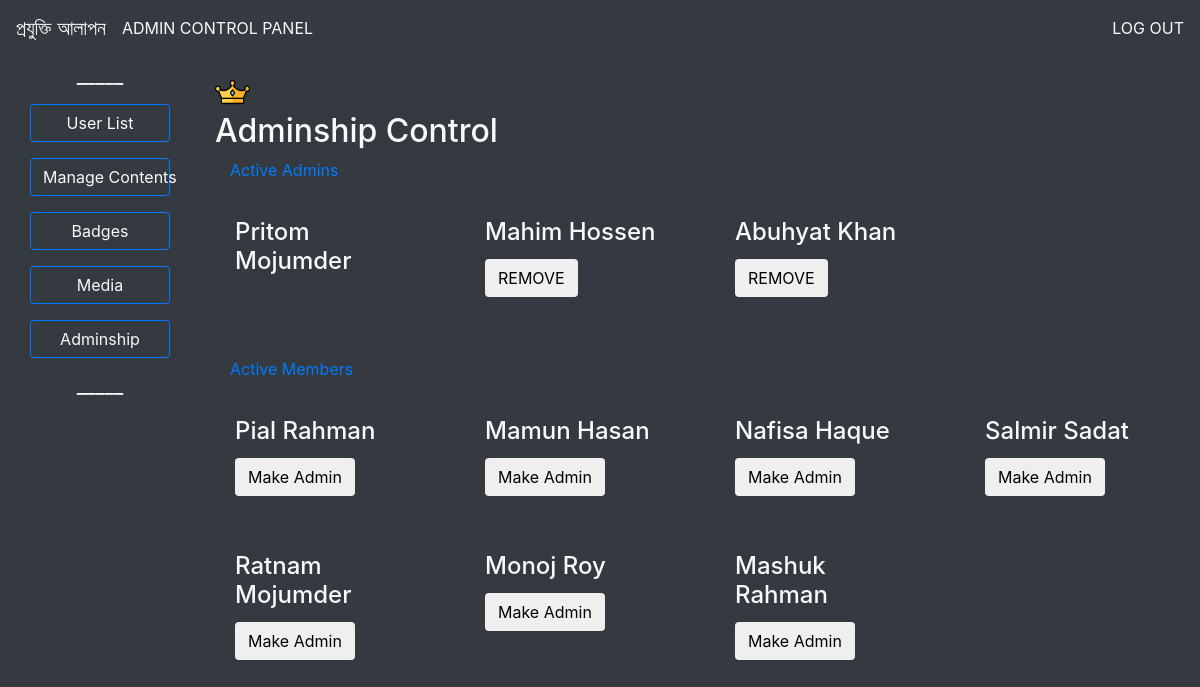
Screenshot of /project/admin_adminship.php (signed in) with the database file from the repository.
### tables this page shows
CREATE TABLE `user_list` (
  `id` int(11) NOT NULL,
  `username` varchar(30) NOT NULL,
  `firstname` varchar(30) NOT NULL,
  `lastname` varchar(30) NOT NULL,
  `password` varchar(44) NOT NULL,
  `email` varchar(255) NOT NULL,
  `state` int(1) NOT NULL,
  `admin` int(1) NOT NULL
);

### project/admin_adminship.php (the view, shortened to what this page needs)
<!DOCTYPE html>
<html>
<head>
	<link rel="stylesheet" href="bootstrap-4.0.0\dist\css\bootstrap.css">
    <link rel="stylesheet" href="effect.css">
</head>
<body class="bg-dark">
    <nav class="navbar navbar-expand-sm bg-dark navbar-dark">
        <a class="navbar-brand" href="index.php">প্রযুক্তি আলাপন</a>
        <a class="nav nav-item text-light" href="admin.php">ADMIN CONTROL PANEL</a>
        <a class="nav nav-item ml-auto text-light" href="includes/logout.inc.php">LOG OUT</a>
    </nav>
    <div class="container-fluid">
        <div class="row">
            <?php include_once 'admin_sidebar.php';?>
            <div class="col py-3">
                <img class="img-fluid" src="res/admin.png" style="height:40px;width:35px;">
                <p class="h2 text-light">Adminship Control</p>
                <p class="text-primary container-fluid">Active Admins</p>
                <div class="row">
                 <?php
                        include_once "includes/connect_db.php";
                        $sql1 = "select * from user_list where admin=1;";
                        $res = mysqli_query($conn,$sql1);
                        while($row = mysqli_fetch_assoc($res)){
                            $name = $row['firstname']." ".$row['lastname'];
                            $id = $row['id'];
                            if($id!=1){
                                echo "<div class='col-sm-3 glow1'>
                                <div class='card-body'>
                                    <h4 class='card-title text-light'>$name</h4>
                                    <form class='form-group' action='includes/adminship.inc.php' method='get'>
                                        <button class='btn' name='admin_op_remove' value=$id>REMOVE</button>
                                    </form>
                                </div>
                            </div>";
                            }
                            else{
                                echo "<div class='col-sm-3 glow1'>
                                <div class='card-body'>
                                    <h4 class='card-title text-light'>$name</h4>
                                </div>
                            </div>";
                            }
                        }
                ?>
                </div>
                <br>
                <p class="text-primary container-fluid">Active Members</p>
                <div class="row">
                 <?php
                        include_once "includes/connect_db.php";
                        $sql1 = "select * from user_list where state=1;";
                        $res = mysqli_query($conn,$sql1);
                        while($row = mysqli_fetch_assoc($res)){
                            $name = $row['firstname']." ".$row['lastname'];
                            $isAdmin = $row['admin'];
                            $id = $row['id'];
                            if($isAdmin!=1){
                                echo "<div class='col-sm-3 glow2'>
                                <div class='card-body'>
                                    <h4 class='card-title text-light'>$name</h4>
                                    <form class='form-group' action='includes/adminship.inc.php' method='get'>
                                        <button class='btn' name='admin_op_make' value=$id>Make Admin</button>
                                    </form>
                                </div>
                            </div>";
                            }
                        }
                ?>
                </div>
            </div>
        </div>
    </div>
</body>
</html>

### rows the page displays
user_list: name "Pritom Mojumder"
user_list: name "Mahim Hossen", $id 11 (drawn)
user_list: name "Abuhyat Khan", $id 13 (drawn)
user_list: name "Pial Rahman", $id 9 (drawn)
user_list: name "Mamun Hasan", $id 10 (drawn)
user_list: name "Nafisa Haque", $id 14 (drawn)
user_list: name "Salmir Sadat", $id 15 (drawn)
user_list: name "Ratnam Mojumder", $id 16 (drawn)
user_list: name "Monoj Roy", $id 17 (drawn)
user_list: name "Mashuk Rahman", $id 18 (drawn)
